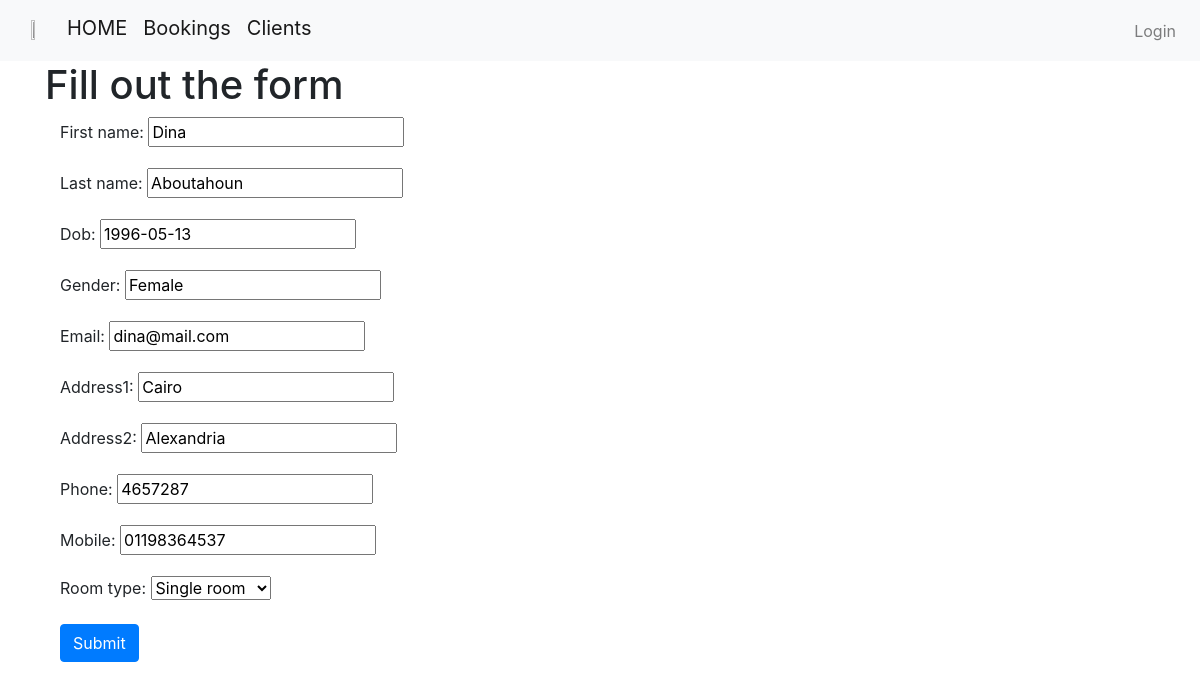
Page /hotel/client_update/1 on the committed database.
### hotel_app/models.py (models this page shows, shortened)
class Client (models.Model):
        first_name = models.CharField(max_length=100, blank=True, null=True)
        last_name = models.CharField(max_length=100, blank=True, null=True)
        dob = models.DateField()
        gender = models.CharField(max_length=8)
        email = models.CharField(max_length=100,unique=True)
        address1 = models.CharField(max_length=250)
        address2 = models.CharField(max_length=250)
        phone = models.CharField(max_length=9, unique=True)
        mobile = models.CharField(max_length=12, unique=True)
        room_type = models.ForeignKey(Room_type, on_delete=models.CASCADE)

### hotel_app/views.py (the view)
# urls.py: path('client_update/<int:id>', views.client_update, name='client_update'),
def client_update(request, id):
    instance = get_object_or_404(Client, id=id)
    client_form = FormClient(instance=instance)
    if request.method == "POST":
        client_form = FormClient(data=request.POST, instance=instance)
        if client_form.is_valid():
            client_form.save()
            messages.add_message(request, messages.SUCCESS,'Client was updated successfully')
            return redirect('hotel_app:clients')
        else:
            print(client_form.errors)
    else:  # http request
        client_form = FormClient(instance=instance)
    return render(request, 'client_update.html', {'client_form': client_form, 'client': instance})

### hotel_app/forms.py
class FormClient(forms.ModelForm):
    class Meta():
        model = Client
        fields = ('first_name', 'last_name', 'dob', 'gender', 'email', 'address1', 'address2', 'phone', 'mobile', 'room_type')

### hotel_app/models.py (called while the page is built)
    def __str__(self):
        return str(self.type_name)

### hotel_app/templates/client_update.html (shortened to what this page needs)
<!DOCTYPE html>
{% extends "master.html" %}
  {% block body_block %}
  <body>
      <h1>Fill out the form</h1>
        <div class='container'>
          <form method="POST">
            {{client_form.as_p}}
            <input type="submit" class="btn btn-primary" value="Submit">
          </form>
        </div>
    </body>
      {% endblock %}

### hotel_project/static/css/style.css (style rules this page uses)
body { background-image: url("images/hotel.png"); }

### rows in the picture
Client: first_name "Dina", last_name "Aboutahoun", dob "1996-05-13", gender "Female", email "dina@mail.com", address1 "Cairo", address2 "Alexandria", phone "4657287", mobile "01198364537", room_type "Single room"
